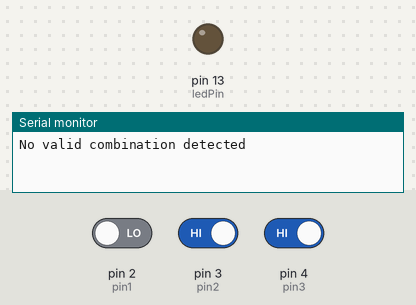
Bench run of a sketch on a simulated Arduino Uno, built with avr-gcc and run on an emulated ATmega328P. Parts: output pins drawn as LEDs (lit = HIGH), the last lines printed to the serial monitor. Inputs (shaded band) come from the test bench; at power-on: pin 2 (pin1) LOW, pin 4 (pin3) HIGH, pin 3 (pin2) HIGH.

Above: at 1.2 s.
1.3 s: pin 2 (pin1) driven HIGH
At 2.1 s:
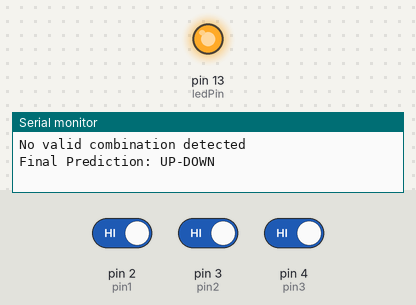
3.8 s: pin 4 (pin3) driven LOW
At 5.2 s:
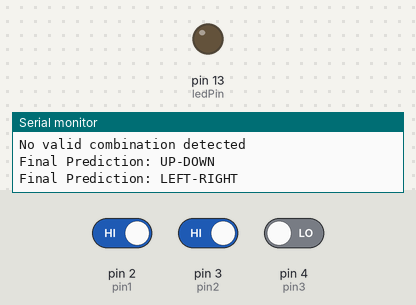
5.3 s: pin 2 (pin1) driven LOW
At 5.6 s:
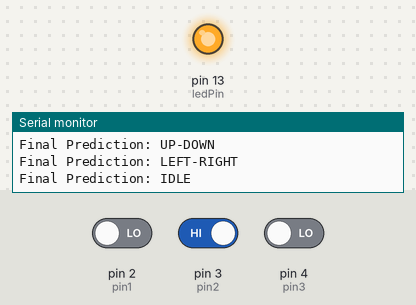
6.8 s: pin 3 (pin2) driven LOW and pin 4 (pin3) driven HIGH
At 8.7 s:
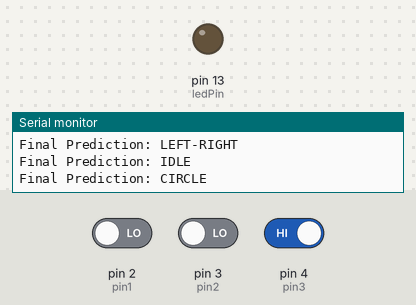
Timing chart, 0 to 9.3 s (numbered marks = the images above; inputs shaded):
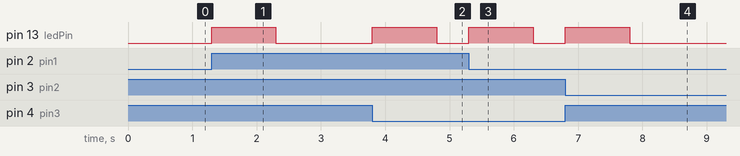

Measured:
- after the input at 1.3 s, pin 13 (ledPin): LOW → HIGH at once, → LOW 1.0 s later
- after the input at 3.8 s, pin 13 (ledPin): LOW → HIGH at once, → LOW 1.0 s later
- after the input at 5.3 s, pin 13 (ledPin): LOW → HIGH at once, → LOW 1.0 s later
- after the input at 6.8 s, pin 13 (ledPin): LOW → HIGH at once, → LOW 1.0 s later

The sketch:

Arduino_Code.ino
```cpp
const int pin1 = 2; // First pin connected to the Pico
const int pin2 = 3; // Second pin connected to the Pico
const int pin3 = 4; // Third pin connected to the Pico
const int ledPin = 13; // Pin where the LED is connected

int lastState1 = LOW; // Variable to store the last state of pin1
int lastState2 = LOW; // Variable to store the last state of pin2
int lastState3 = LOW; // Variable to store the last state of pin3

void setup() {
  pinMode(pin1, INPUT);
  pinMode(pin2, INPUT);
  pinMode(pin3, INPUT);
  pinMode(ledPin, OUTPUT);
  Serial.begin(9600); // Initialize serial communication for the Bluetooth module
}

void loop() {
  int state1 = digitalRead(pin1);
  int state2 = digitalRead(pin2);
  int state3 = digitalRead(pin3);

  // Check if any of the states have changed
  if (state1 != lastState1 || state2 != lastState2 || state3 != lastState3) {
    // Determine the combination of pin states
    if (state1 == LOW && state2 == LOW && state3 == HIGH) {
      Serial.println("Final Prediction: CIRCLE");
      digitalWrite(ledPin, HIGH); // Turn the LED on
      //Serial.println("LED is ON"); // Send data over Bluetooth
      delay(1000); // Wait for 1 second
      digitalWrite(ledPin, LOW); // Turn the LED off
      //Serial.println("LED is OFF"); // Send data over Bluetooth
    } else if (state1 == LOW && state2 == HIGH && state3 == LOW) {
      Serial.println("Final Prediction: IDLE");
      digitalWrite(ledPin, HIGH); // Turn the LED on
      //Serial.println("LED is ON"); // Send data over Bluetooth
      delay(1000); // Wait for 1 second
      digitalWrite(ledPin, LOW); // Turn the LED off
      //Serial.println("LED is OFF"); // Send data over Bluetooth
    } else if (state1 == HIGH && state2 == HIGH && state3 == LOW) {
      Serial.println("Final Prediction: LEFT-RIGHT");
      digitalWrite(ledPin, HIGH); // Turn the LED on
      //Serial.println("LED is ON"); // Send data over Bluetooth
      delay(1000); // Wait for 1 second
      digitalWrite(ledPin, LOW); // Turn the LED off
      //Serial.println("LED is OFF"); // Send data over Bluetooth
    } else if (state1 == HIGH && state2 == HIGH && state3 == HIGH) {
      Serial.println("Final Prediction: UP-DOWN");
      digitalWrite(ledPin, HIGH); // Turn the LED on
      //Serial.println("LED is ON"); // Send data over Bluetooth
      delay(1000); // Wait for 1 second
      digitalWrite(ledPin, LOW); // Turn the LED off
      //Serial.println("LED is OFF"); // Send data over Bluetooth
    } else {
      Serial.println("No valid combination detected");
    }

    // Update the last states
    lastState1 = state1;
    lastState2 = state2;
    lastState3 = state3;
  }

  delay(100); // Add a short delay to avoid spamming the Bluetooth module
}
```
